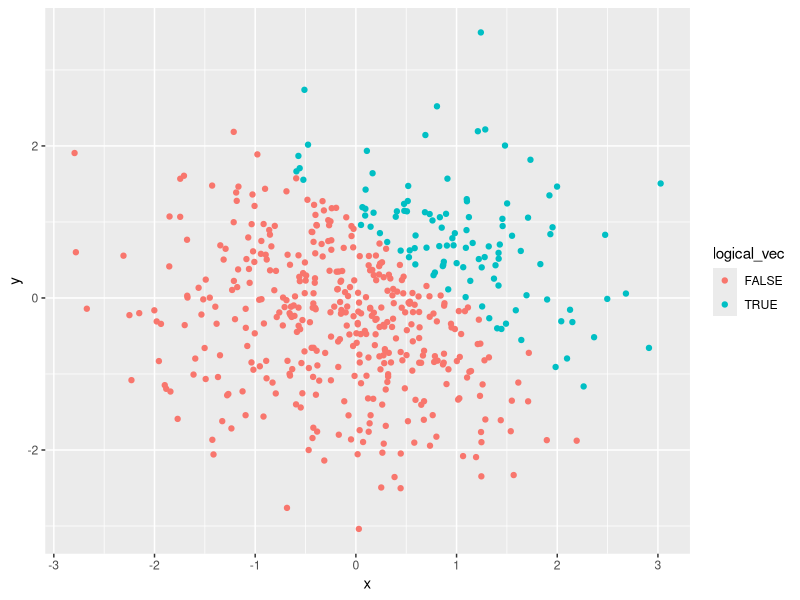
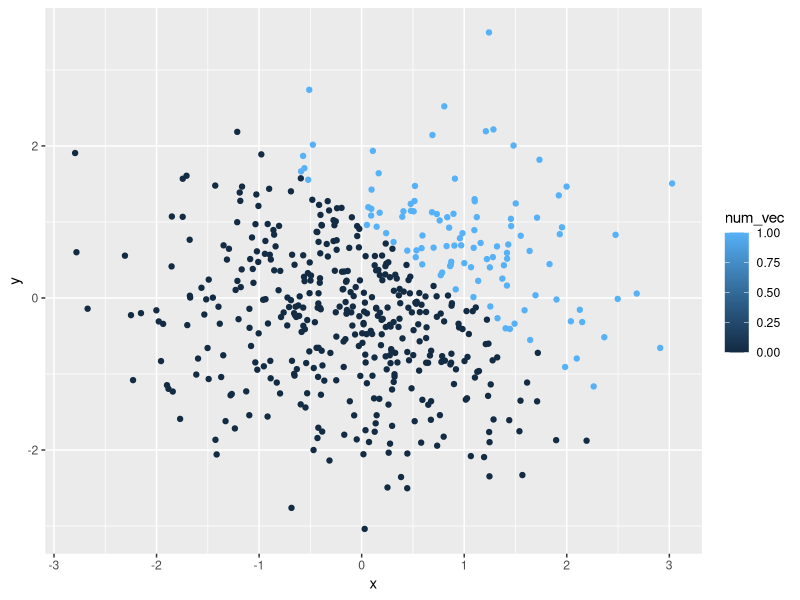
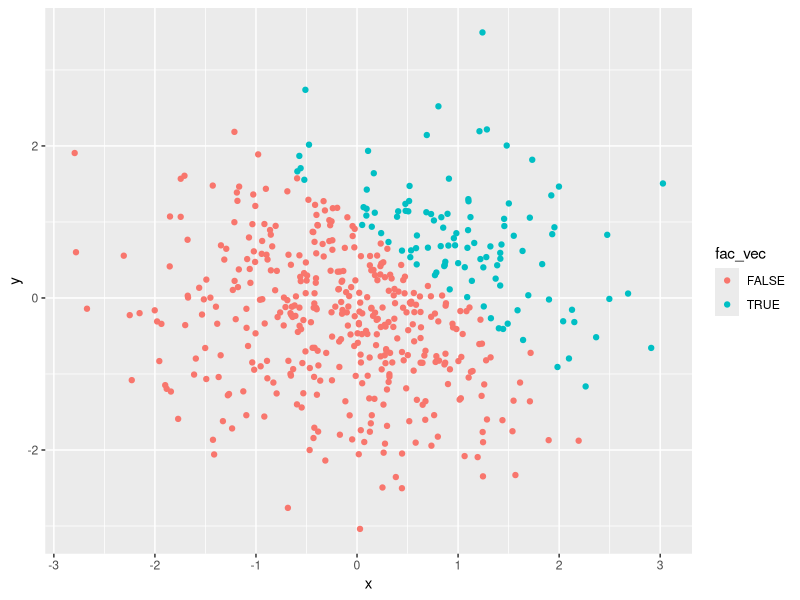
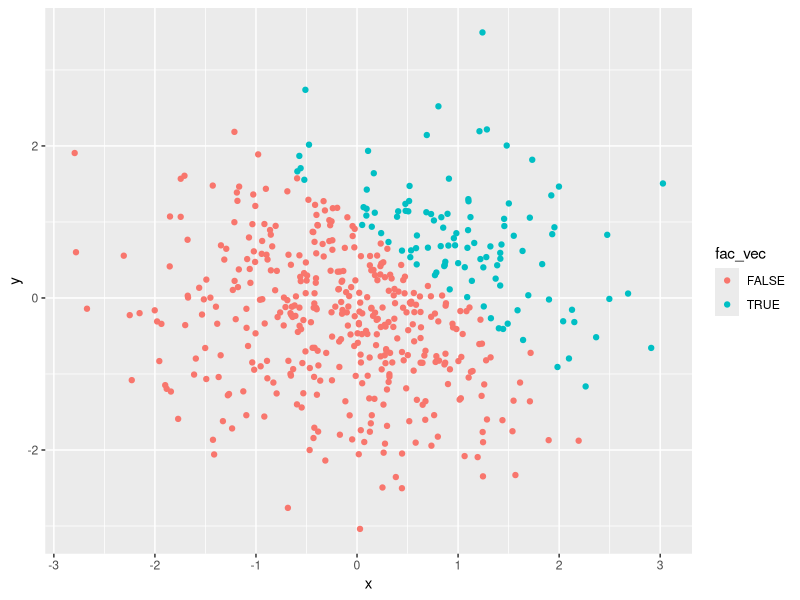

These figures' R source, in order:
## ---- chunk 1
library(tidyverse)

rs_df = tibble(
    rand_samp =rnorm(8),
    rand_samp_vec =rand_samp > 0,
    vec_char = c("Hey", "my", "is", "Keyanna", "and", "I", "like", "math"),
    vec_factor = factor(c("true", "false", "unknown", "unknown", "true", "true", "false", "false")
    )
)
mean(rs_df)
mean(pull(rs_df, rand_samp))
mean(pull(rs_df, rand_samp_vec))
mean(pull(rs_df, vec_char))
mean(pull(rs_df, vec_char))
## ---- chunk 2
new_samp_num = as.numeric(rs_df$rand_samp_vec)
new_samp_num * rs_df$rand_samp

new_samp_fac = as.factor(rs_df$rand_samp_vec)
new_samp_fac * rs_df$rand_samp

new_samp_fac_2 = as.factor(rs_df$rand_samp_vec)
new_samp_num_2 = as.numeric(new_samp_fac_2)
new_samp_num_2 * rs_df$rand_samp
## ---- chunk 3
library(tidyverse)

rsample_df = tibble(
  x = rnorm(500),
  y = rnorm(500),
  logical_vec = (x + y) > 1,
  num_vec = as.numeric(logical_vec),
  fac_vec = as.factor(logical_vec)
)
mean(pull(rsample_df, x))
mean(pull(rsample_df, logical_vec))

## ---- chunk 4

plot_1 <-ggplot(rsample_df, aes(x=x, y=y, color=logical_vec)) + geom_point()
plot_1
plot_2 <-ggplot(rsample_df, aes(x=x, y=y, color=num_vec)) + geom_point()
plot_2
plot_3 <-ggplot(rsample_df, aes(x=x, y=y, color=fac_vec)) + geom_point()
plot_3

ggsave("plot_1.pdf", height=4, width=6)
